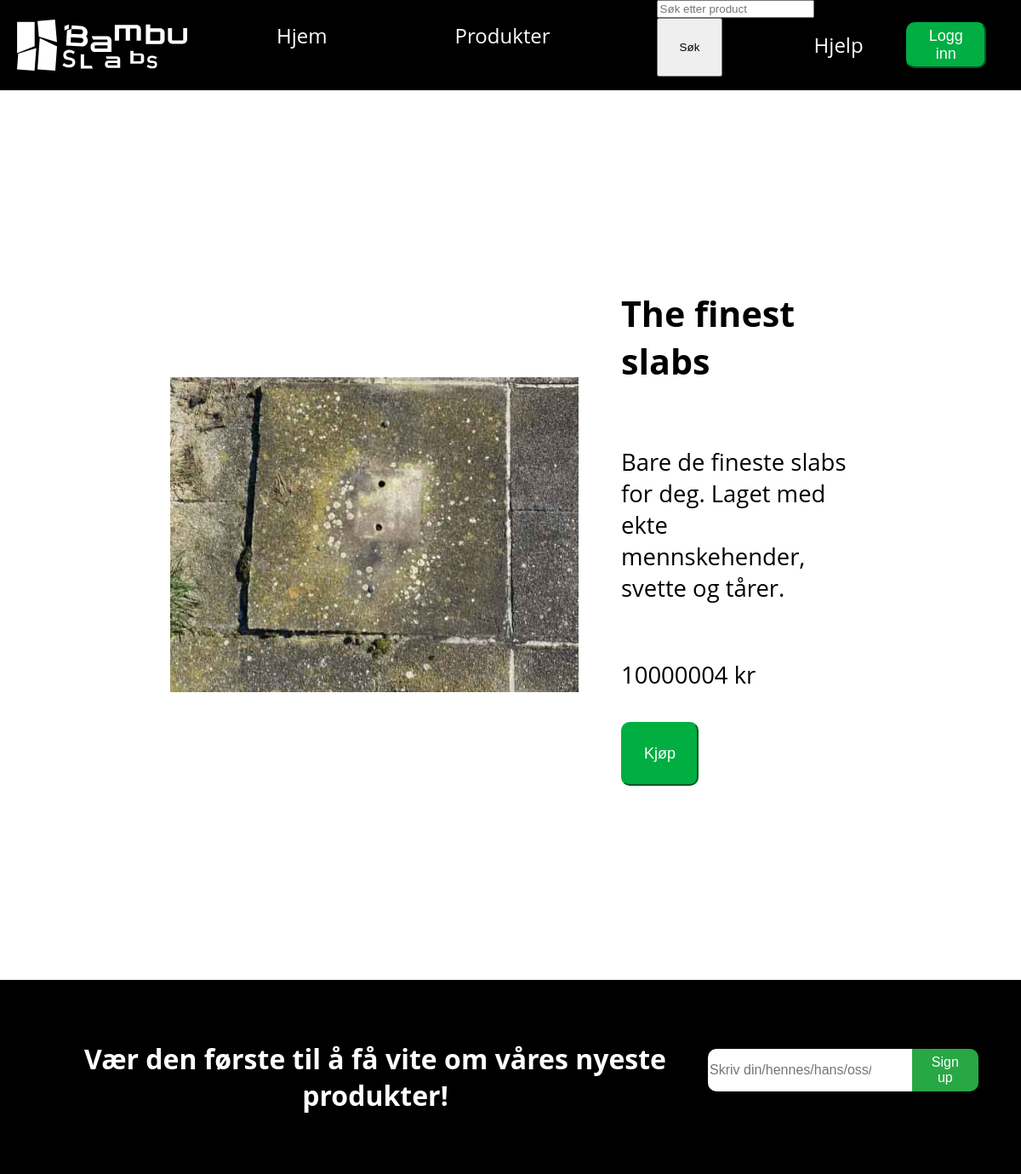
The page /prudukt.html?id=4 on the database its author committed.
### app.py (models this page shows)
class Produkt(db.Model):
    id = db.Column(db.String, primary_key=True)
    name = db.Column(db.String, nullable=False)
    price = db.Column(db.String, nullable=False)
    pricetall = db.Column(db.Integer, nullable=False)
    pricetext = db.Column(db.String, nullable=False)
    image = db.Column(db.String, nullable=False)
    description = db.Column(db.Text, nullable=False)

### app.py (the view, shortened to what this page needs)
@app.route('/prudukt.html', methods=['GET', 'POST'])
def hent_produkter():
    product_id = request.args.get('id')  # Henter ID fra spørringsparameter
    produkt = Produkt.query.get(product_id)  # Henter produktet med den spesifikke ID-en
    if produkt is None:
        return "Produkt ikke funnet", 404  # Returner 404 hvis produktet ikke finnes
    return render_template('prudukt.html', produkt=produkt)

### templates/prudukt.html (shortened to what this page needs)
{% extends 'nav2.html' %}
{% block body %}
<!DOCTYPE html>
<html lang="en">
<head>
    <link rel="stylesheet" href="static/styling.css">
</head>
<body>
<div class="altprudukter">
    <img id="productImage" src="{{ produkt.image }}" alt="Bilde av {{ produkt.name }}">
    <div class="tekstogkjøp">
        <h2 id="productName">{{ produkt.name }}</h2>
        <p id="productDescription">{{ produkt.description }}</p>
        <p id="productPrice">{{ produkt.price }}</p>
        <div id="knappdivvv2">
            <form action="{{ url_for('add_to_cart', product_id=produkt.id) }}" method="POST">
            <a type="submit" id="handlekurvLink" href="#"><button id="leggTilHandklekurvID">Kjøp</button></a>
        </form>
        </div>
    </div>
</div>
<div class="fotter">
    <h1>Vær den første til å få vite om våres nyeste produkter!</h1>
    <form method="POST" action="{{ url_for('subscribe_newsletter') }}">
        <div class="signup-container">
            <input type="email" name="nyheter" class="email-input" placeholder="Skriv din/hennes/hans/oss/deres/ailien email">
            <button type="submit" class="signup-button">Sign up</button>
        </div>
    </form>
</div>
</body>
</html>
{% endblock %}

### static/styling.css (style rules this page uses)
body { margin: 0%; overflow-x: hidden; font-family: "Open Sans","system-ui","Segoe UI",Roboto,Oxygen,Ubuntu,"Fira Sans","Droid Sans","Helvetica Neue",sans; }
.textnav a, button { padding: 25px; }
#handlekurvLink button { background-color: #00AE42; color: white; border-color: #00AE42; border-radius: 10px; font-size: large; align-items: center; }
h1 { text-align: center; }
a { text-decoration: none; color: #000000; }
.altprudukter { display: flex; align-items: center; gap: 50px; margin: 200px; }
.altprudukter img { width: 40vw; }
.tekstogkjøp { display: flex; flex-direction: column; justify-content: left !important ; width: 700px; gap: 10px; font-size: 3ch; }
.signup-container { display: flex; border-radius: 1px; max-width: 500px; width: 100%; height: 50px; box-shadow: 0 4px 6px rgba(0, 0, 0, 0.1); justify-content: center; }
.email-input { border: none; padding-right: 4vw; width: 100%; font-size: 16px; border-top-left-radius: 10px; border-bottom-left-radius: 10px; outline: none; }
.signup-button { background-color: #28a745; color: white; border: none; padding: 5px 20px; cursor: pointer; font-size: 16px; border-top-right-radius: 10px; border-bottom-right-radius: 10px; transition: background-color 0.3s; }
.fotter { display: flex; justify-content: space-between; align-items: center; background-color: #000000; color: rgb(255, 255, 255); padding: 50px; }

### rows shown on the page
Produkt: image (picture), name "The finest slabs", description "Bare de fineste slabs for deg. Laget med ekte mennskehender, svette og tårer.", price "10000004 kr"
